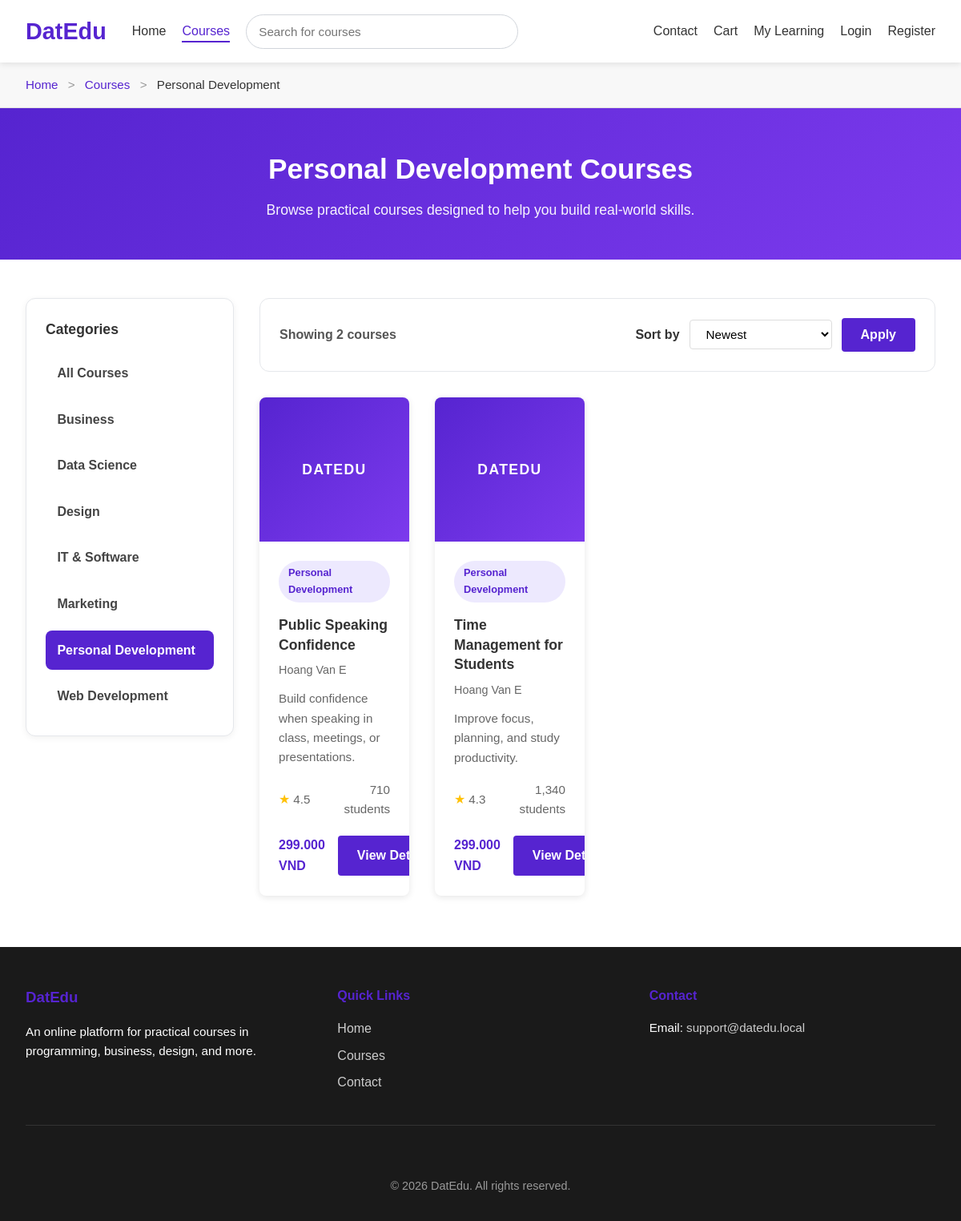
/public/courses.php?category=personal-development, run on the app's committed database.
### tables this page shows
CREATE TABLE categories (
    category_id INT AUTO_INCREMENT PRIMARY KEY,
    parent_id INT NULL,
    name VARCHAR(100) NOT NULL,
    slug VARCHAR(120) NOT NULL,
    description TEXT NULL,
    created_at DATETIME NOT NULL DEFAULT CURRENT_TIMESTAMP,
    CONSTRAINT uq_categories_slug UNIQUE (slug),
    CONSTRAINT fk_categories_parent
        FOREIGN KEY (parent_id)
        REFERENCES categories(category_id)
        ON DELETE SET NULL
        ON UPDATE CASCADE
);

CREATE TABLE courses (
    course_id INT AUTO_INCREMENT PRIMARY KEY,
    category_id INT NOT NULL,
    instructor_id INT NOT NULL,
    title VARCHAR(200) NOT NULL,
    slug VARCHAR(220) NOT NULL,
    short_description VARCHAR(255) NOT NULL,
    description TEXT NULL,
    thumbnail VARCHAR(255) NULL,
    price DECIMAL(10,2) NOT NULL DEFAULT 0.00,
    level ENUM('Beginner', 'Intermediate', 'Advanced', 'All Levels') NOT NULL DEFAULT 'Beginner',
    duration_hours DECIMAL(5,2) NOT NULL DEFAULT 0.00,
    language VARCHAR(50) NOT NULL DEFAULT 'English',
    rating DECIMAL(2,1) NOT NULL DEFAULT 0.0,
    total_students INT NOT NULL DEFAULT 0,
    is_featured TINYINT(1) NOT NULL DEFAULT 0,
    status ENUM('draft', 'published') NOT NULL DEFAULT 'published',
    created_at DATETIME NOT NULL DEFAULT CURRENT_TIMESTAMP,
    updated_at DATETIME NULL DEFAULT NULL ON UPDATE CURRENT_TIMESTAMP,
    CONSTRAINT uq_courses_slug UNIQUE (slug),
    CONSTRAINT fk_courses_category
        FOREIGN KEY (category_id)
        REFERENCES categories(category_id)
        ON DELETE RESTRICT
        ON UPDATE CASCADE,
    CONSTRAINT fk_courses_instructor
        FOREIGN KEY (instructor_id)
        REFERENCES instructors(instructor_id)
        ON DELETE RESTRICT
        ON UPDATE CASCADE
);

CREATE TABLE instructors (
    instructor_id INT AUTO_INCREMENT PRIMARY KEY,
    full_name VARCHAR(100) NOT NULL,
    email VARCHAR(150) NULL,
    bio TEXT NULL,
    expertise VARCHAR(150) NULL,
    avatar VARCHAR(255) NULL,
    created_at DATETIME NOT NULL DEFAULT CURRENT_TIMESTAMP
);

### public/courses.php (called while the page is built, shortened)
<?php
require_once '../config/database.php';
require_once '../app/models/Category.php';
require_once '../app/models/Course.php';
require_once '../app/helpers/url.php';
$categorySlug = isset($_GET['category']) ? trim((string) $_GET['category']) : null;
$categorySlug = $categorySlug !== '' ? $categorySlug : null;
$allowedSorts = [
    'newest',
    'price_asc',
    'price_desc',
    'rating_desc',
    'title_asc',
    'popular',
];
$sort = isset($_GET['sort']) ? trim((string) $_GET['sort']) : 'newest';
$sort = in_array($sort, $allowedSorts, true) ? $sort : 'newest';
$page = isset($_GET['page']) ? (int) $_GET['page'] : 1;
$page = $page >= 1 ? $page : 1;
$limit = 8;
$categories = [];
$selectedCategory = null;
$courses = [];
$coursesError = '';
try {
    $pdo = getPDO();
    $categoryModel = new Category($pdo);
    $courseModel = new Course($pdo);
    $categories = $categoryModel->getAllCategories();
    if ($categorySlug !== null) {
        $selectedCategory = $categoryModel->getCategoryBySlug($categorySlug);
    }
    if ($coursesError === '') {
        $effectiveCategorySlug = $selectedCategory !== null ? $categorySlug : null;
        $totalCourses = $courseModel->countCourses($effectiveCategorySlug);
        $courses = $courseModel->getCourses($effectiveCategorySlug, $sort, $page, $limit);
    }
} catch (Throwable $exception) {
    $coursesError = 'We could not load courses right now.';
    error_log('DatEdu courses page error: ' . $exception->getMessage());
}
require_once '../app/views/pages/courses.view.php';
?>

### app/models/Category.php (called while the page is built)
<?php
class Category
{
    private PDO $pdo;
    public function __construct(PDO $pdo)
    {
        $this->pdo = $pdo;
    }
    public function getAllCategories(): array
    {
        $sql = "SELECT * FROM categories ORDER BY name ASC";
        $statement = $this->pdo->query($sql);
        return $statement->fetchAll();
    }
    public function getCategoryBySlug(string $slug): ?array
    {
        $sql = "SELECT * FROM categories WHERE slug = :slug LIMIT 1";
        $statement = $this->pdo->prepare($sql);
        $statement->execute(['slug' => $slug]);
        $category = $statement->fetch();
        return $category ?: null;
    }
}
?>

### app/models/Course.php (called while the page is built, shortened)
<?php
class Course
{
    private PDO $pdo;
    public function __construct(PDO $pdo)
    {
        $this->pdo = $pdo;
    }
    public function getCourses(?string $categorySlug = null, string $sort = 'newest', int $page = 1, int $limit = 8): array
    {
        $page = max(1, (int) $page);
        $limit = (int) $this->normalizeLimit($limit, 8);
        $offset = (int) (($page - 1) * $limit);
        $sortMap = [
            'newest' => 'c.created_at DESC',
            'price_asc' => 'c.price ASC',
            'price_desc' => 'c.price DESC',
            'rating_desc' => 'c.rating DESC',
            'title_asc' => 'c.title ASC',
            'popular' => 'c.total_students DESC',
        ];
        $orderBy = $sortMap[$sort] ?? $sortMap['newest'];
        $sql = "
            SELECT
                c.course_id,
                c.title,
                c.slug,
                c.short_description,
                c.thumbnail,
                c.price,
                c.level,
                c.duration_hours,
                c.language,
                c.rating,
                c.total_students,
                c.is_featured,
                c.created_at,
                cat.name AS category_name,
                cat.slug AS category_slug,
                i.full_name AS instructor_name
            FROM courses c
            INNER JOIN categories cat ON c.category_id = cat.category_id
            INNER JOIN instructors i ON c.instructor_id = i.instructor_id
            WHERE c.status = :status
        ";
        $params = ['status' => 'published'];
        if ($categorySlug !== null && $categorySlug !== '') {
            $sql .= " AND cat.slug = :category_slug";
            $params['category_slug'] = $categorySlug;
        }
        $sql .= " ORDER BY {$orderBy} LIMIT :limit OFFSET :offset";
        $statement = $this->pdo->prepare($sql);
        foreach ($params as $key => $value) {
            $statement->bindValue(':' . $key, $value);
        }
        $statement->bindValue(':limit', $limit, PDO::PARAM_INT);
        $statement->bindValue(':offset', $offset, PDO::PARAM_INT);
        $statement->execute();
        return $statement->fetchAll();
    }
    public function countCourses(?string $categorySlug = null): int
    {
        $sql = "
            SELECT COUNT(*) AS total_courses
            FROM courses c
            INNER JOIN categories cat ON c.category_id = cat.category_id
            WHERE c.status = :status
        ";
        $params = ['status' => 'published'];
        if ($categorySlug !== null && $categorySlug !== '') {
            $sql .= " AND cat.slug = :category_slug";
            $params['category_slug'] = $categorySlug;
        }
        $statement = $this->pdo->prepare($sql);
        foreach ($params as $key => $value) {
            $statement->bindValue(':' . $key, $value);
        }
        $statement->execute();
        return (int) $statement->fetchColumn();
    }
    private function normalizeLimit(int $limit, int $default = 8): int
    {
        return min($limit, 50);
    }
}
?>

### app/helpers/url.php (called while the page is built, shortened)
<?php
function base_url($path = '')
{
    $base = BASE_URL;
    if ($path !== '') {
        $path = ltrim($path, '/');
        $base = rtrim($base, '/') . '/' . $path;
    }
    return $base;
}
?>

### app/views/pages/courses.view.php (the view, shortened to what this page needs)
<?php
$heading = $selectedCategory !== null ? $selectedCategory['name'] . ' Courses' : 'All Online Courses';
$courseCountOnPage = count($courses);
$buildCoursesUrl = function (array $overrides = []) use ($categorySlug, $sort, $page) {
    $params = [];
    if ($categorySlug !== null && $categorySlug !== '') {
        $params['category'] = $categorySlug;
    }
    if ($sort !== 'newest') {
        $params['sort'] = $sort;
    }
    if ($page > 1) {
        $params['page'] = $page;
    }
    foreach ($overrides as $key => $value) {
        if ($value === null || $value === '' || $value === false) {
            unset($params[$key]);
        } else {
            $params[$key] = $value;
        }
    }
    $query = http_build_query($params);
    return base_url('courses.php' . ($query !== '' ? '?' . $query : ''));
};
$sortOptions = [
    'newest' => 'Newest',
    'price_asc' => 'Price: Low to High',
    'price_desc' => 'Price: High to Low',
    'rating_desc' => 'Highest Rated',
    'title_asc' => 'Title A-Z',
    'popular' => 'Most Popular',
];
?>
<main class="main-content">
    <?php require APP_PATH . '/views/partials/breadcrumb.php'; ?>
    <section class="page-header">
        <div class="page-header-container">
            <h1><?php echo htmlspecialchars($heading); ?></h1>
            <p>Browse practical courses designed to help you build real-world skills.</p>
        </div>
    </section>
    <section class="courses-catalog-section">
        <div class="courses-container">
            <div class="courses-catalog-layout">
                <aside class="courses-sidebar">
                    <div class="sidebar-card">
                        <h2 class="sidebar-title">Categories</h2>
                        <ul class="category-filter-list">
                            <li>
                                <a
                                    href="<?php echo $buildCoursesUrl(['category' => null, 'page' => null]); ?>"
                                    class="category-filter-link <?php echo $selectedCategory === null ? 'active' : ''; ?>"
                                >
                                    All Courses
                                </a>
                            </li>
                            <?php foreach ($categories as $category): ?>
                                <li>
                                    <a
                                        href="<?php echo $buildCoursesUrl(['category' => $category['slug'], 'page' => null]); ?>"
                                        class="category-filter-link <?php echo $selectedCategory !== null && $selectedCategory['slug'] === $category['slug'] ? 'active' : ''; ?>"
                                    >
                                        <?php echo htmlspecialchars($category['name']); ?>
                                    </a>
                                </li>
                            <?php endforeach; ?>
                        </ul>
                    </div>
                </aside>
                <div class="courses-main-area">
                    <section class="courses-toolbar courses-toolbar-panel">
                        <div class="toolbar-container">
                            <div class="courses-toolbar-content">
                                <p class="courses-count-text">Showing <?php echo $courseCountOnPage; ?> courses</p>
                                <form method="get" action="<?php echo base_url('courses.php'); ?>" class="courses-sort-form">
                                    <label for="sort" class="sort-label">Sort by</label>
                                    <select name="sort" id="sort" class="filter-select">
                                        <?php foreach ($sortOptions as $sortValue => $sortLabel): ?>
                                            <option value="<?php echo htmlspecialchars($sortValue); ?>" <?php echo $sort === $sortValue ? 'selected' : ''; ?>>
                                                <?php echo htmlspecialchars($sortLabel); ?>
                                            </option>
                                        <?php endforeach; ?>
                                    </select>
                                    <button type="submit" class="btn btn-secondary sort-submit-btn">Apply</button>
                                </form>
                            </div>
                        </div>
                    </section>
                    <?php if (!empty($courses)): ?>
                        <div class="courses-grid">
                            <?php foreach ($courses as $course): ?>
                                <?php require APP_PATH . '/views/partials/course-card.php'; ?>
                            <?php endforeach; ?>
                        </div>
                    <?php elseif ($coursesError === ''): ?>
                        <div class="courses-message courses-message-empty">
                            No courses found.
                        </div>
                    <?php endif; ?>
                </div>
            </div>
        </div>
    </section>
</main>

### app/views/partials/course-card.php (shortened to what this page needs)
<?php
$thumbnailPath = isset($course['thumbnail']) ? trim((string) $course['thumbnail']) : '';
$thumbnailPublicPath = ROOT_PATH . '/public/images/' . ltrim($thumbnailPath, '/');
$hasThumbnail = $thumbnailPath !== '' && file_exists($thumbnailPublicPath);
$priceText = number_format((float) ($course['price'] ?? 0), 0, ',', '.') . ' VND';
?>
<article class="course-card">
    <div class="course-thumbnail">
        <?php if ($hasThumbnail): ?>
            <img
                src="<?php echo htmlspecialchars(asset('images/' . ltrim($thumbnailPath, '/'))); ?>"
                alt="<?php echo htmlspecialchars($course['title'] ?? 'Course thumbnail'); ?>"
                class="course-thumbnail-image"
            >
        <?php else: ?>
            <div class="thumbnail-placeholder">
                <span class="placeholder-text">DatEdu</span>
            </div>
        <?php endif; ?>
    </div>
    <div class="course-info">
        <div class="course-card-top">
            <span class="course-category-badge"><?php echo htmlspecialchars($course['category_name'] ?? 'Course'); ?></span>
        </div>
        <h4 class="course-title"><?php echo htmlspecialchars($course['title'] ?? 'Untitled Course'); ?></h4>
        <p class="course-instructor"><?php echo htmlspecialchars($course['instructor_name'] ?? 'DatEdu Instructor'); ?></p>
        <p class="course-description-text"><?php echo htmlspecialchars($course['short_description'] ?? 'Course description coming soon.'); ?></p>
        <div class="course-meta">
            <div class="rating">
                <span class="stars">&#9733;</span>
                <span class="rating-value"><?php echo htmlspecialchars((string) ($course['rating'] ?? '0.0')); ?></span>
            </div>
            <span class="course-students"><?php echo number_format((int) ($course['total_students'] ?? 0)); ?> students</span>
        </div>
        <div class="course-footer">
            <span class="price"><?php echo htmlspecialchars($priceText); ?></span>
            <a href="<?php echo base_url('course-detail.php?slug=' . urlencode($course['slug'] ?? '')); ?>" class="btn btn-secondary course-card-link">View Details</a>
        </div>
    </div>
</article>

### data on the page
categories: name "Personal Development Courses", name "Personal Development"
categories: name "Business"
categories: name "Data Science"
categories: name "Design"
categories: name "IT & Software"
categories: name "Marketing"
categories: name "Web Development"
courses: shows "DATEDU", category.name "Personal Development", title "Public Speaking Confidence", instructor.full_name "Hoang Van E", short_description "Build confidence when speaking in class, meetings, or presentations.", rating "4.5", total_students "710", price "299.000 VND"
courses: shows "DATEDU", category.name "Personal Development", title "Time Management for Students", instructor.full_name "Hoang Van E", short_description "Improve focus, planning, and study productivity.", rating "4.3", total_students "1,340", price "299.000 VND"

### other printed values
APP_NAME "DatEdu"
$item['label'] "Home"
$item['label'] "Courses"
$item['label'] "Personal Development"
$courseCountOnPage "2"
form field sort "Newest"
